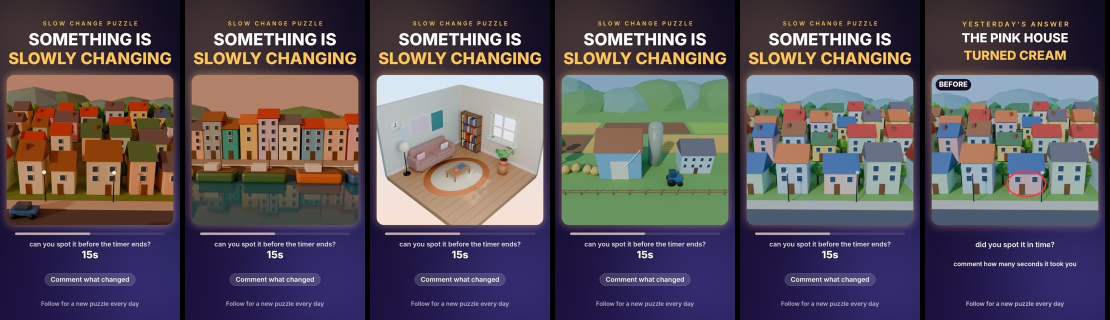
#> input picture cg_test_20261029/overview.jpg, 2220 x 640 px (shown at 1/2 size)
$ python -i cg_video.py   (imports and definitions only)
#> lines starting #> are read from the running program, lines starting #| are printed output that depends on the picture; after the words box and inside, x2 and y2 are one past the last pixel; in counts of white or black regions, pixels touching at a corner belong together
"""Looply CG slow change: build the 33s video (3s previous CG answer intro + 30s question) in the live
make_puzzle.py layout from cg_render.py output, and keep the CG answer chain.
  python3 cg_video.py WORKDIR OUT.mp4 --state ~/Looply/output/auto/cg_state.json --music M.m4a [--dry-run]
WORKDIR has A.png, B.png, meta.json (cg_render.py). Writes OUT.mp4, OUT_answer_a/_b.png (ringed before/after),
OUT_sheet.jpg and OUT.json (meta + intro_from). The state file is NOT changed by a render: after the post
succeeded, record it with
  python3 cg_video.py --commit OUT.json --state ~/Looply/output/auto/cg_state.json [--media-id ID]
The intro shows the last committed entry of the state file (none -> 30s video without intro)."""
import argparse, datetime, glob, json, os, random, subprocess
import numpy as np
from PIL import Image, ImageDraw, ImageFont, ImageFilter, ImageEnhance

W, H, FPS = 1080, 1920, 30
VW, VH = 1000, 900
PX, PY = (W - VW) // 2, 450
INTRO, CH_T, HOOK_T = 3.0, 30.0, 1.0
ACC = (255, 196, 90)
AVENIR = "/System/Library/Fonts/Avenir Next.ttc"  # same font as the live videos on the Mac
FONTS = {"heavy": "/usr/share/fonts/opentype/inter/Inter-ExtraBold.otf", "demi": "/usr/share/fonts/opentype/inter/Inter-SemiBold.otf"}

ap = argparse.ArgumentParser()
# [6 lines not run here, left out]
# [1 line that did not run here, left out]
# [8 lines not run here, left out]
# [1 line that did not run here, left out]
# [1 line not run here, left out]
# [1 line that did not run here, left out]
# [2 lines that did not run here, left out]
# [1 line that did not run here, left out]


def FA(size, wt="heavy"):
    try:
        return ImageFont.truetype(AVENIR, size, index={"heavy": 8, "demi": 2}[wt])
    except Exception:
        return ImageFont.truetype(FONTS[wt], size)


def C(c):
    return np.array(c, np.float32)


def _s2lin(x):
    x = x / 255.0
    return np.where(x <= 0.04045, x / 12.92, ((x + 0.055) / 1.055) ** 2.4)


def _lin2s(x):
    x = np.clip(x, 0, 1)
    return 255.0 * np.where(x <= 0.0031308, x * 12.92, 1.055 * x ** (1 / 2.4) - 0.055)


# [7 lines left out: function _ease, not called in this run]


def mix(p, q, t):
    return tuple(int(p[i] + (q[i] - p[i]) * t) for i in range(3))


def load_panel(path):
    """render -> float32 (VH, VW, 3); transparent pixels go onto a soft gradient backdrop; gentle saturation lift"""
    im = Image.open(path)
    im = im.convert("RGBA")
    if im.size != (VW, VH):
        im = im.resize((VW, VH), Image.LANCZOS)
    v = [int(t) for t in a.bg.split(",")]
    gy = np.linspace(0, 1, VH, dtype=np.float32)[:, None, None]
    bg = C(v[:3]) * (1 - gy) + C(v[3:]) * gy
    bg = np.broadcast_to(bg, (VH, VW, 3))
    arr = np.asarray(im, np.float32); al = arr[..., 3:4] / 255
    rgb = arr[..., :3] * al + bg * (1 - al)
    out = Image.fromarray(np.clip(rgb, 0, 255).astype(np.uint8))
    out = ImageEnhance.Color(out).enhance(a.sat)
    return np.asarray(out, np.float32)


def _illu_bg(pal):
    gy, gx = np.mgrid[0:H, 0:W].astype(np.float32)
    bg = C((10, 8, 30)) + (C((26, 14, 58)) - C((10, 8, 30))) * (gy / H)[..., None]
    for (cx, cy, col) in ((180, 260, pal[0]), (900, 1640, pal[1])):
        g = np.exp(-((gx - cx) ** 2 + (gy - cy) ** 2) / (2 * 420 ** 2))[..., None]
        bg = bg + C(col) * 0.22 * g
    glow = Image.new("L", (W, H), 0)
    ImageDraw.Draw(glow).rounded_rectangle((PX - 6, PY - 6, PX + VW + 6, PY + VH + 6), 54, fill=255)
    glow = glow.filter(ImageFilter.GaussianBlur(22))
    bg = bg + C(pal[0]) * 0.35 * (np.asarray(glow, np.float32) / 255)[..., None]
    return np.clip(bg, 0, 255)


def _text_layer(lines):
    lay = Image.new("RGBA", (W, H), (0, 0, 0, 0)); d = ImageDraw.Draw(lay)
    for y, s, size, wt, col, sp in lines:
        f = FA(size, wt)
        while d.textlength(s, font=f) + sp * len(s) > W - 80 and size > 14:
            size -= 2; f = FA(size, wt)
        w = d.textlength(s, font=f) + sp * (len(s) - 1); x = (W - w) / 2
        for ch in (s if sp else [s]):
            d.text((x, y), ch, font=f, fill=col); x += d.textlength(ch, font=f) + sp
    return np.asarray(lay, np.float32)


def _pill(y, text, size=40):
    lay = Image.new("RGBA", (W, H), (0, 0, 0, 0)); d = ImageDraw.Draw(lay); f = FA(size, "demi")
    w = d.textlength(text, font=f)
    d.rounded_rectangle(((W - w) / 2 - 36, y, (W + w) / 2 + 36, y + size + 34), (size + 34) / 2, fill=(255, 255, 255, 38),
                        outline=(255, 255, 255, 90), width=2)
    d.text(((W - w) / 2, y + 12), text, font=f, fill=(255, 255, 255, 255))
    return np.asarray(lay, np.float32)


def _over(im, lay, al=1.0):
    k = lay[..., 3:4] / 255 * al
    return im * (1 - k) + lay[..., :3] * k


# [18 lines left out: functions hook_layer, ring, not called in this run]


# ---- panel source
# [1 line that did not run here, left out]
# [1 line that did not run here, left out]
# [1 line that did not run here, left out]
# [1 line that did not run here, left out]
# [1 line not run here, left out]
# [1 line that did not run here, left out]
# [1 line that did not run here, left out]
# [3 lines not run here, left out]
bg = _illu_bg((ACC, (120, 140, 255)))
#> in _illu_bg, `ImageDraw.Draw(glow).rounded_rectangle((PX - 6, PY - 6, PX + VW + 6, P..`:
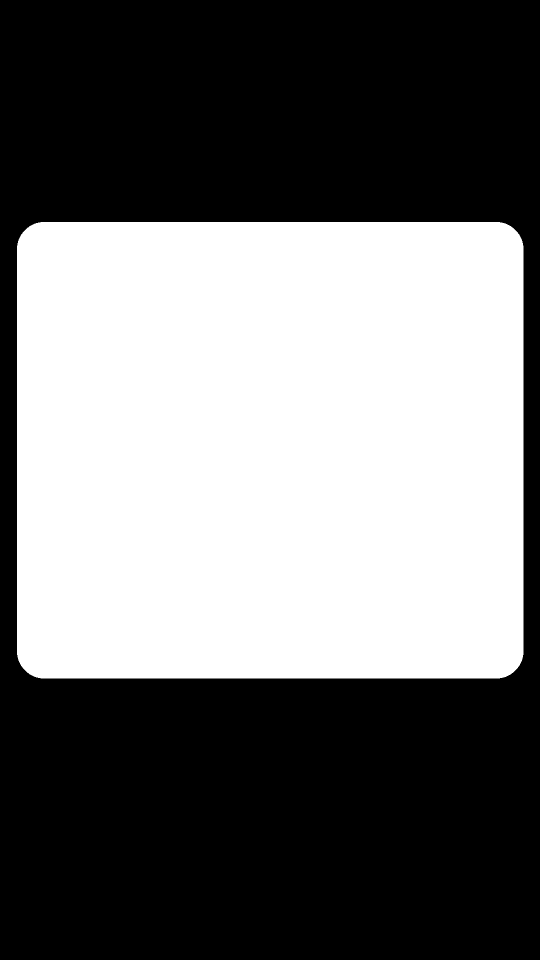
#> glow: PIL image 1080x1920 L (shown at 1/2 size); 44.5% white; 1 white region, box (x1, y1, x2, y2) and area: (34, 444, 1047, 1357) 922301
#> in _illu_bg, `glow = glow.filter(ImageFilter.GaussianBlur(22))`:
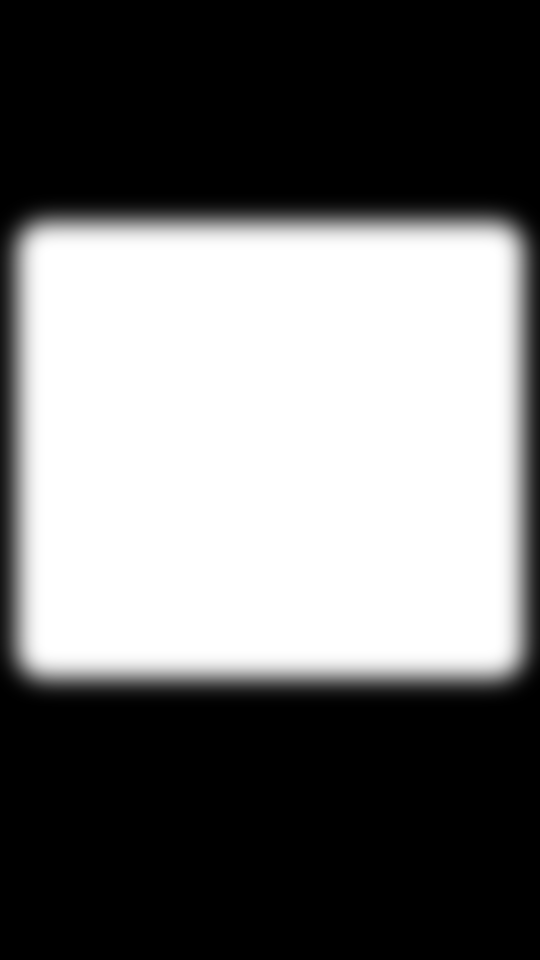
#> glow: PIL image 1080x1920 L (shown at 1/2 size); min 0, max 255, mean 113.3
#> in _illu_bg, `bg = bg + C(pal[0]) * 0.35 * (np.asarray(glow, np.float32) / 255)[...,..`:
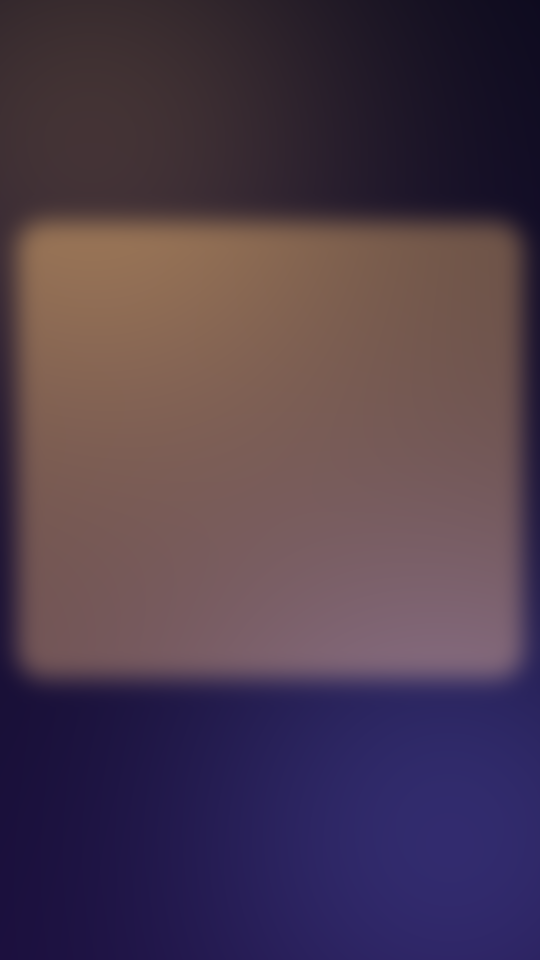
#> bg: shape (1920, 1080, 3) float64 (shown at 1/2 size); mean R, G, B 78.8, 60.5, 77.6
q_txt = _text_layer([(120, "SLOW CHANGE PUZZLE", 34, "demi", ACC + (255,), 10),
                     (175, "SOMETHING IS", 100, "heavy", (255, 255, 255, 255), 0),
                     (290, "SLOWLY CHANGING", 100, "heavy", ACC + (255,), 0)])
#> the loop in _text_layer, `for y, s, size, wt, col, sp in lines:` made 3 passes
#> w on passes 1 to 3: 569, 734.5, 976.1
#> in _text_layer, `return np.asarray(lay, np.float32)`:
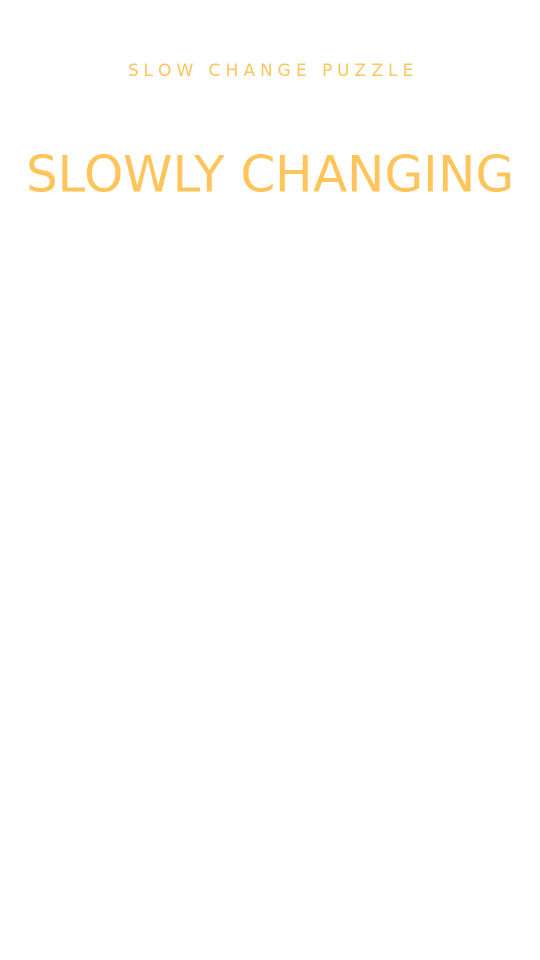
#> returned value: shape (1920, 1080, 4) float32 (shown at 1/2 size); mean of channels 0, 1, 2, 3 5.8, 5, 3.6, 5.2; transparent parts drawn white
sub = _text_layer([(1440, "can you spot it before the timer ends?", 40, "demi", (255, 255, 255, 220), 0)])
#> the loop in _text_layer (call 2), `for y, s, size, wt, col, sp in lines:` made 1 pass
#> w on pass 1: 766.2
cta = _pill(1640, "Comment what changed")
#> in _pill, `w = d.textlength(text, font=f)`: w = 492.3
foot = _text_layer([(1800, "Follow for a new puzzle every day", 36, "demi", (255, 255, 255, 170), 0)])
base_q = Image.fromarray(np.clip(_over(_over(_over(_over(bg, q_txt), sub), cta), foot), 0, 255).astype(np.uint8))
#> call 3 of _over, with al = 1
#> in _over (call 3), `k = lay[..., 3:4] / 255 * al`:
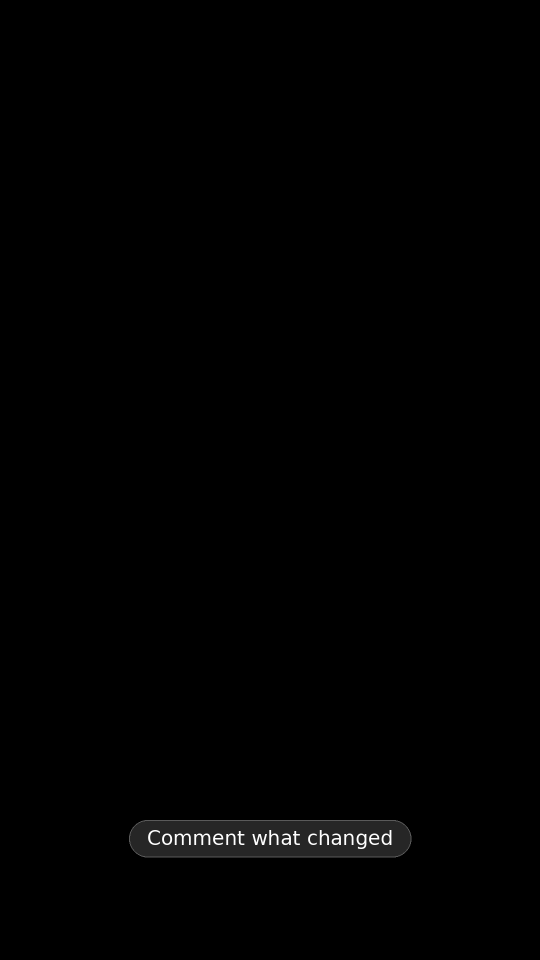
#> k: shape (1920, 1080, 1) float32 (shown at 1/2 size); min 0, max 1, mean 0.00481
#> in _over (call 3), `return im * (1 - k) + lay[..., :3] * k`:
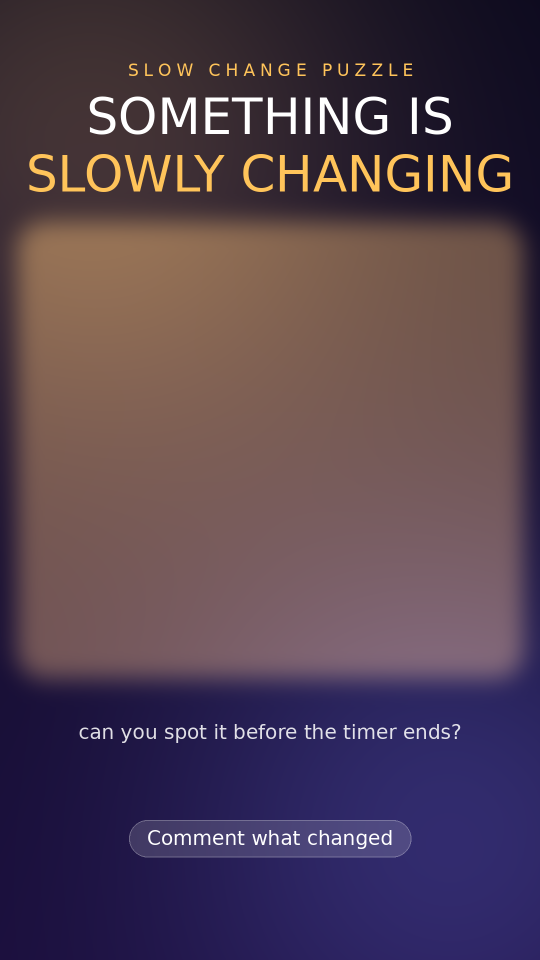
#> returned value: shape (1920, 1080, 3) float64 (shown at 1/2 size); mean of channels 0, 1, 2 84.5, 65.8, 81; drawn as R, G, B
# [1 line that did not run here, left out]

# [1 line that did not run here, left out]
# [8 lines not run here, left out]

_b8 = np.array([[0, 32, 8, 40, 2, 34, 10, 42], [48, 16, 56, 24, 50, 18, 58, 26], [12, 44, 4, 36, 14, 46, 6, 38],
                [60, 28, 52, 20, 62, 30, 54, 22], [3, 35, 11, 43, 1, 33, 9, 41], [51, 19, 59, 27, 49, 17, 57, 25],
                [15, 47, 7, 39, 13, 45, 5, 37], [63, 31, 55, 23, 61, 29, 53, 21]], np.float32) / 64 + 1 / 128
_bayer = np.tile(_b8, (VH // 8 + 1, VW // 8 + 1))[:VH, :VW, None]
# [1 line that did not run here, left out]
if keys:
    LK = None  # converted lazily

# [1 line that did not run here, left out]
# [1 line that did not run here, left out]
# [4 lines that did not run here, left out]
sheet = []
# [37 lines not run here, left out]
sh = Image.new("RGB", (len(sheet) * (W // 3 + 10), H // 3), (0, 0, 0))
# [3 lines not run here, left out]
# [3 lines that did not run here, left out]
# [2 lines not run here, left out]

>>> result = load_panel('overview.jpg')
#> in load_panel, im is the input picture: PIL image 2220x640 RGB; mean R, G, B 89.3, 80.6, 90.1
#> in load_panel, `im = im.resize((VW, VH), Image.LANCZOS)`:
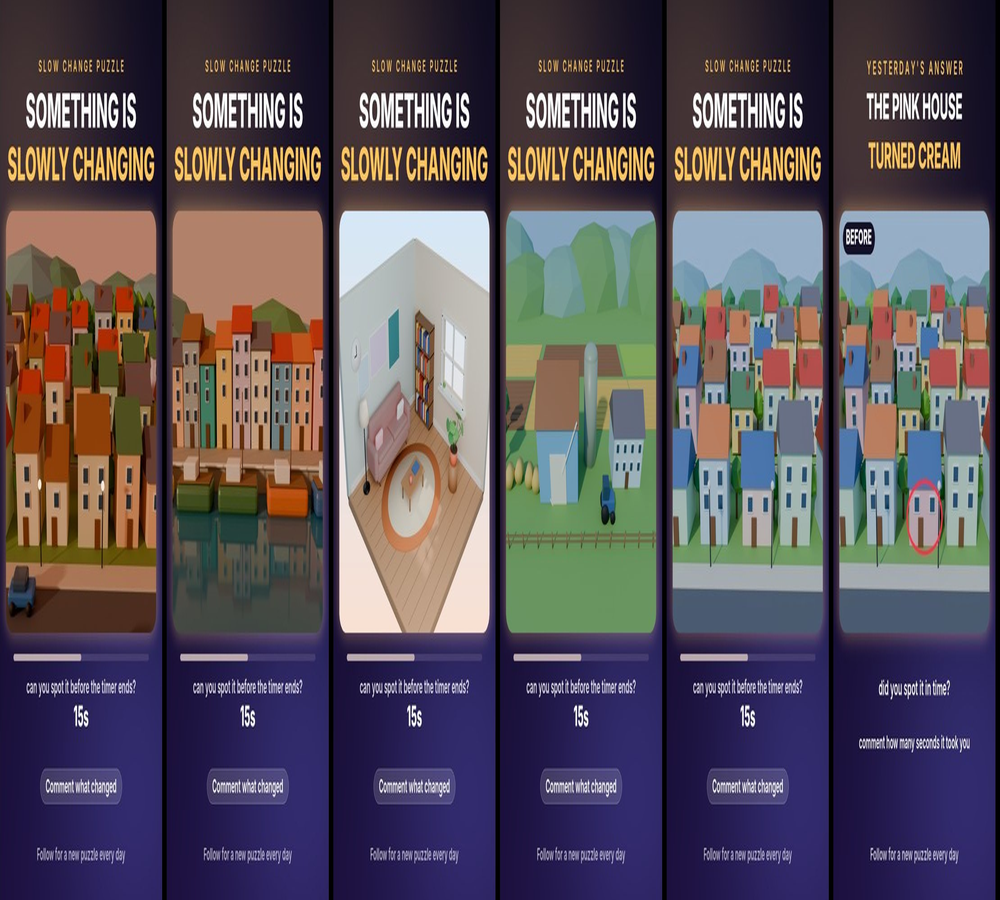
#> im: PIL image 1000x900 RGBA; mean R, G, B, A 89.2, 80.6, 90.1, 255
#> (the run stopped early here; a loop or call above may not have finished)

$ run again, on carousel_0930_2_q1.jpg
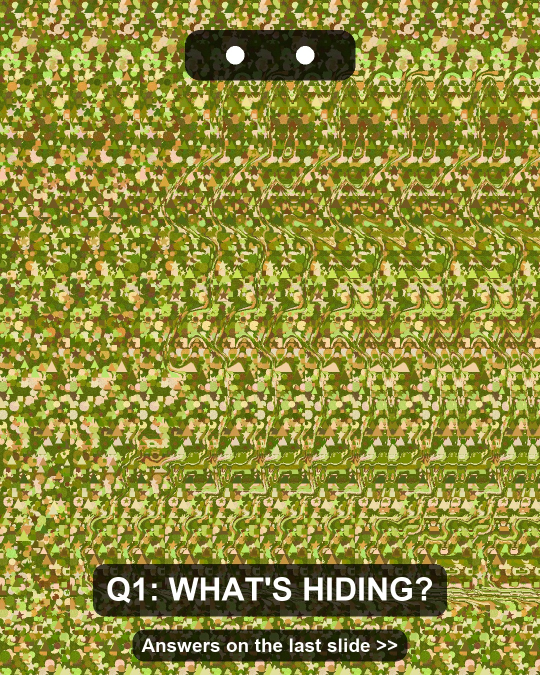
#> input picture carousel_0930_2_q1.jpg, 1080 x 1350 px (shown at 1/2 size)
#> pm: PIL image 1000x900 L; every value is 0
#> lay: PIL image 1080x1920 RGBA; every value is 0
#> the loop in _text_layer, `for y, s, size, wt, col, sp in lines:` made 3 passes
#> w on passes 1 to 3: 569, 734.5, 976.1
#> the loop in _text_layer (call 2), `for y, s, size, wt, col, sp in lines:` made 1 pass
#> w on pass 1: 766.2
#> in _pill, `w = d.textlength(text, font=f)`: w = 492.3
#> in load_panel, im is the input picture: PIL image 1080x1350 RGB; mean R, G, B 143.5, 140.5, 58.4
#> in load_panel, `im = im.resize((VW, VH), Image.LANCZOS)`:
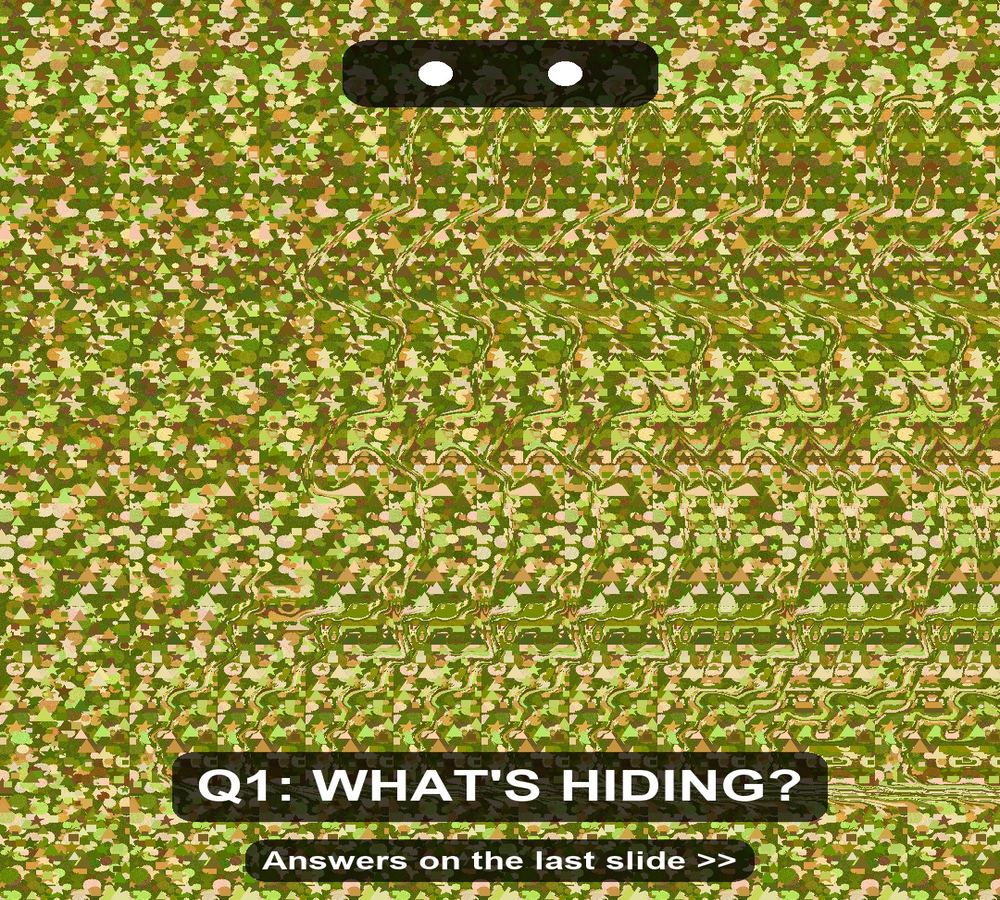
#> im: PIL image 1000x900 RGBA; mean R, G, B, A 143.5, 140.4, 58.6, 255

$ run again, on carousel_0930_3_q2.jpg
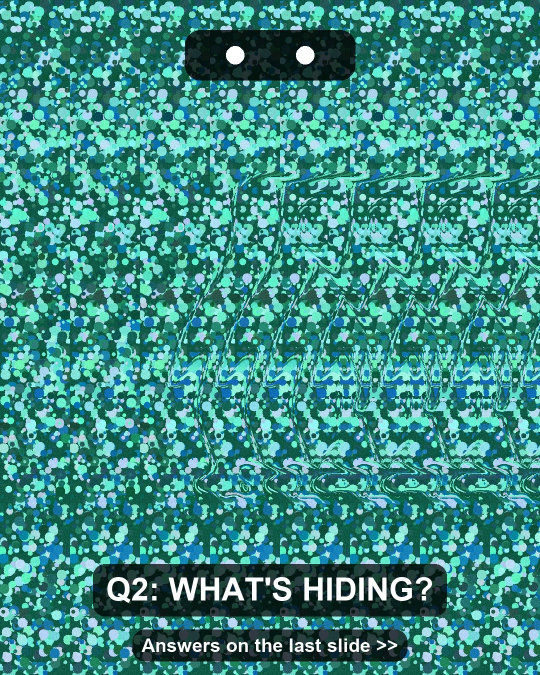
#> input picture carousel_0930_3_q2.jpg, 1080 x 1350 px (shown at 1/2 size)
#> pm: PIL image 1000x900 L; every value is 0
#> lay: PIL image 1080x1920 RGBA; every value is 0
#> the loop in _text_layer, `for y, s, size, wt, col, sp in lines:` made 3 passes
#> w on passes 1 to 3: 569, 734.5, 976.1
#> the loop in _text_layer (call 2), `for y, s, size, wt, col, sp in lines:` made 1 pass
#> w on pass 1: 766.2
#> in _pill, `w = d.textlength(text, font=f)`: w = 492.3
#> in load_panel, im is the input picture: PIL image 1080x1350 RGB; mean R, G, B 61.4, 141, 134.3
#> in load_panel, `im = im.resize((VW, VH), Image.LANCZOS)`:
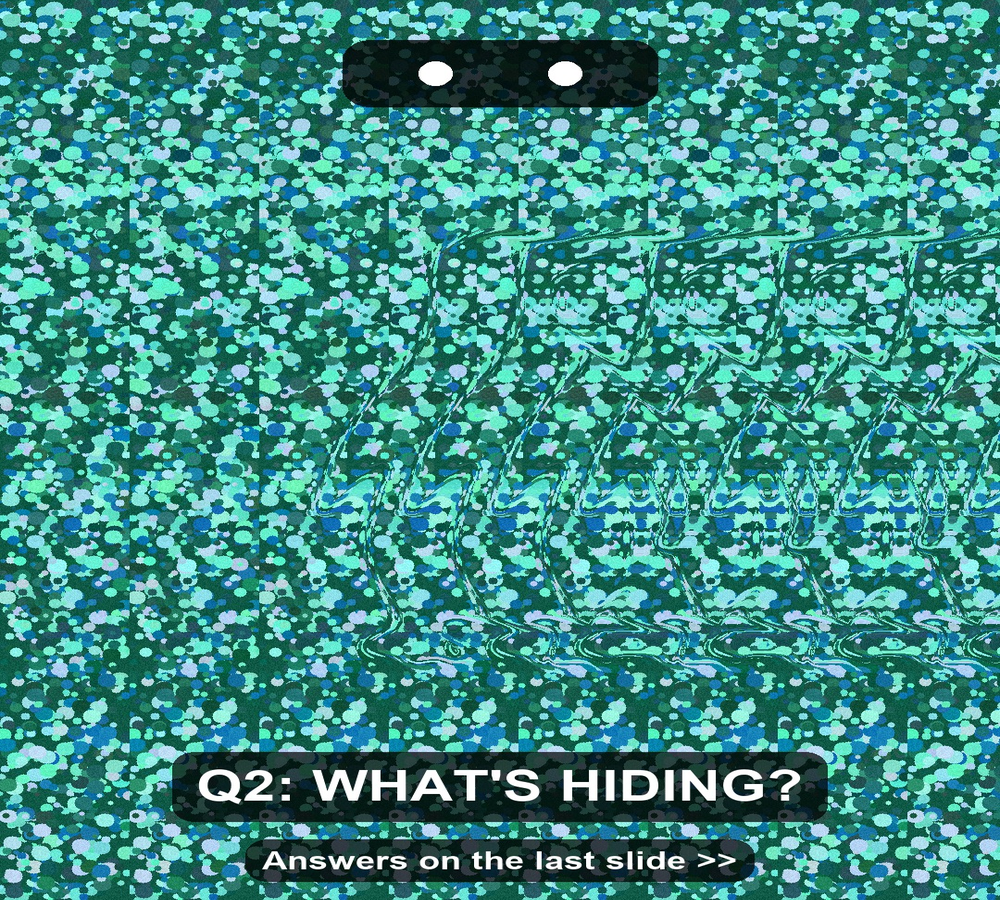
#> im: PIL image 1000x900 RGBA; mean R, G, B, A 61.6, 140.9, 134.2, 255
